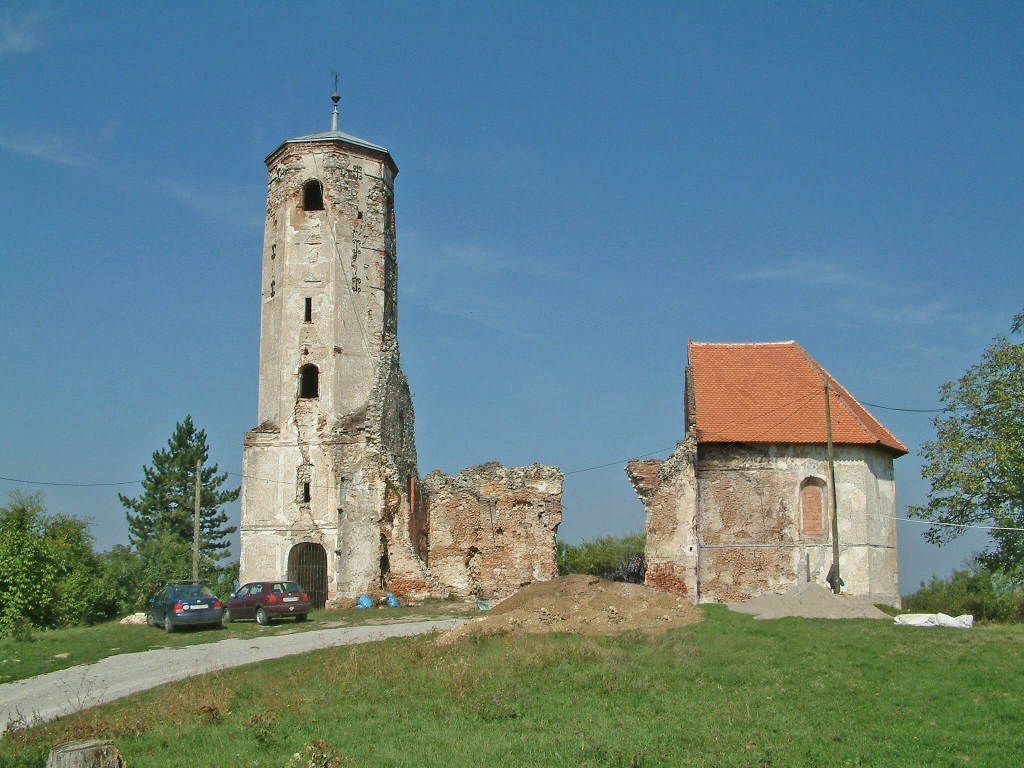
#> input picture lab8/st_martin_today.jpg, 2048 x 1536 px (shown at 1/2 size)
$ python lab8.py   (older library calls are emulated)
#> lines starting #> are read from the running program, lines starting #| are printed output that depends on the picture; after the words box and inside, x2 and y2 are one past the last pixel; in counts of white or black regions, pixels touching at a corner belong together
import cv2
import numpy as np
from matplotlib import pyplot as plt

#original image
#imgOrig = cv2.imread('ATU.jpg',)
imgOrig = cv2.imread('st_martin_today.jpg',)
#> imgOrig is the input picture: shape (1536, 2048, 3); mean B, G, R 133.2, 129.9, 102.7
#cv2.imshow('Original', imgOrig)
# cv2.waitKey(0)

#grayscaling an image
gray_image = cv2.cvtColor(imgOrig, cv2.COLOR_BGR2GRAY)
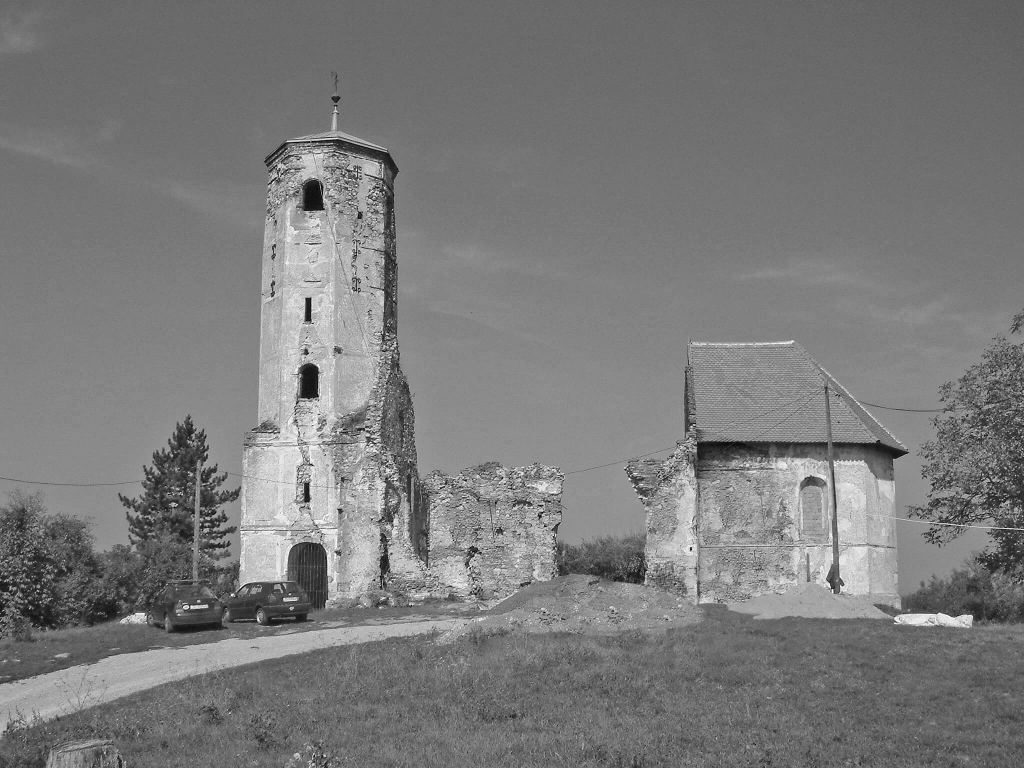
#> gray_image: shape (1536, 2048) (shown at 1/2 size); min 0, max 255, mean 122.2
#cv2.imshow('Grayscale', gray_image)
# cv2.waitKey(0)

#(KernelSizeWidth, KernelSizeHeight) = 3
#blurred image
img3x3Blur = cv2.GaussianBlur(gray_image,(3, 3),0) #3x3

img13x13Blur = cv2.GaussianBlur(gray_image,(13, 13),0) #13x13

#num of rows and colums in a plot
nrows = 2
ncols = 2
#adding plots
plt.subplot(nrows, ncols,1),plt.imshow(cv2.cvtColor(imgOrig,
cv2.COLOR_BGR2RGB), cmap = 'gray')
plt.title('Original'), plt.xticks([]), plt.yticks([])
plt.subplot(nrows, ncols,2),plt.imshow(gray_image, cmap = 'gray')
plt.title('GrayScale'), plt.xticks([]), plt.yticks([])
plt.subplot(nrows, ncols,3),plt.imshow(img3x3Blur, cmap = 'gray')
plt.title('3x3 Blur'), plt.xticks([]), plt.yticks([])
plt.subplot(nrows, ncols,4),plt.imshow(img13x13Blur, cmap = 'gray')
plt.title('13x13 Blur'), plt.xticks([]), plt.yticks([])

#showing plot 1
plt.show()
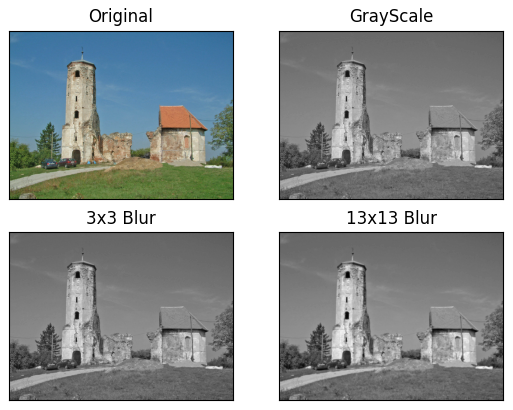
#> figure drawn by matplotlib, 4 panels

#Sobel - edge detection
sobelHorizontal = cv2.Sobel(img3x3Blur,cv2.CV_64F,1,0,ksize=5) # x dir
sobelVertical = cv2.Sobel(img3x3Blur,cv2.CV_64F,0,1,ksize=5) # y dir
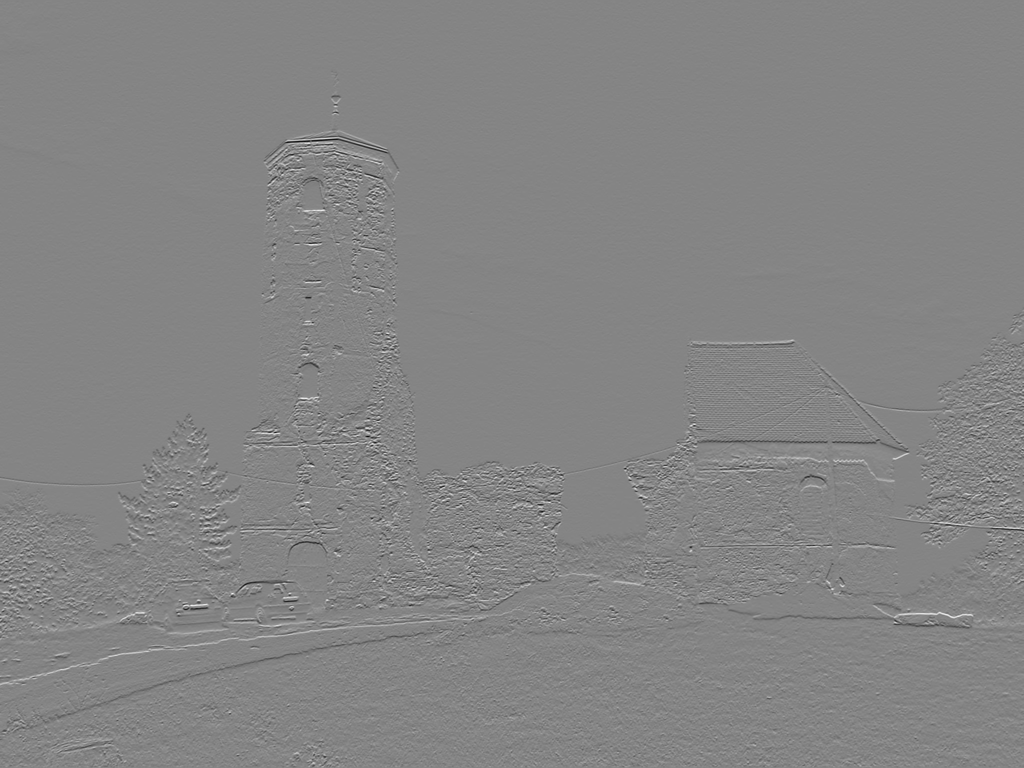
#> sobelVertical: shape (1536, 2048) float64 (shown at 1/2 size); min -8234, max 7599, mean -0.1; drawn with min black and max white
sobelBoth = cv2.addWeighted(sobelHorizontal,1,sobelVertical,1,0)

#Canny - edge detection
canny = cv2.Canny(img3x3Blur,165,380)
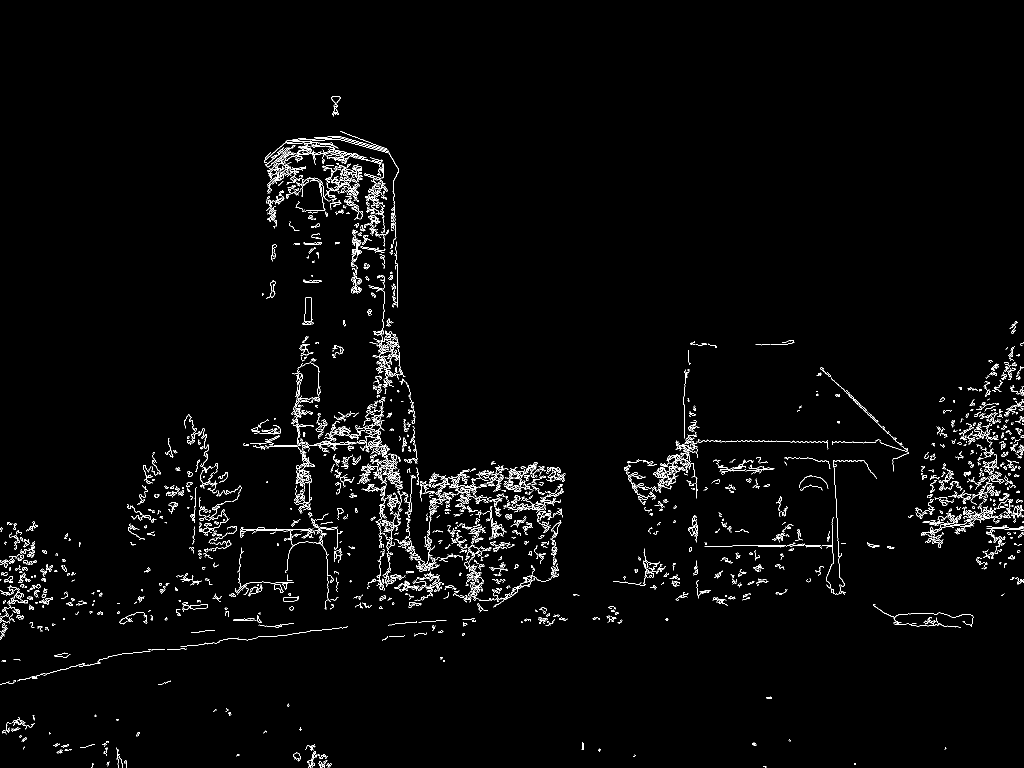
#> canny: shape (1536, 2048) (shown at 1/2 size); 2.1% white in thin lines or dots, all inside (x1, y1, x2, y2) = (0, 192, 2048, 1536)

#thresholding
# If f (x, y) < T
#    then f (x, y) = 0
# else
#    f (x, y) = 255

# where
# f (x, y) = Coordinate Pixel Value
# T = Threshold Value.
#cv2.threshold(source, thresholdValue, maxVal, thresholdingTechnique)
# all pixels value above 120 will be set to 255
ret, imgWithThreshold = cv2.threshold(gray_image, 120, 255, cv2.THRESH_BINARY)
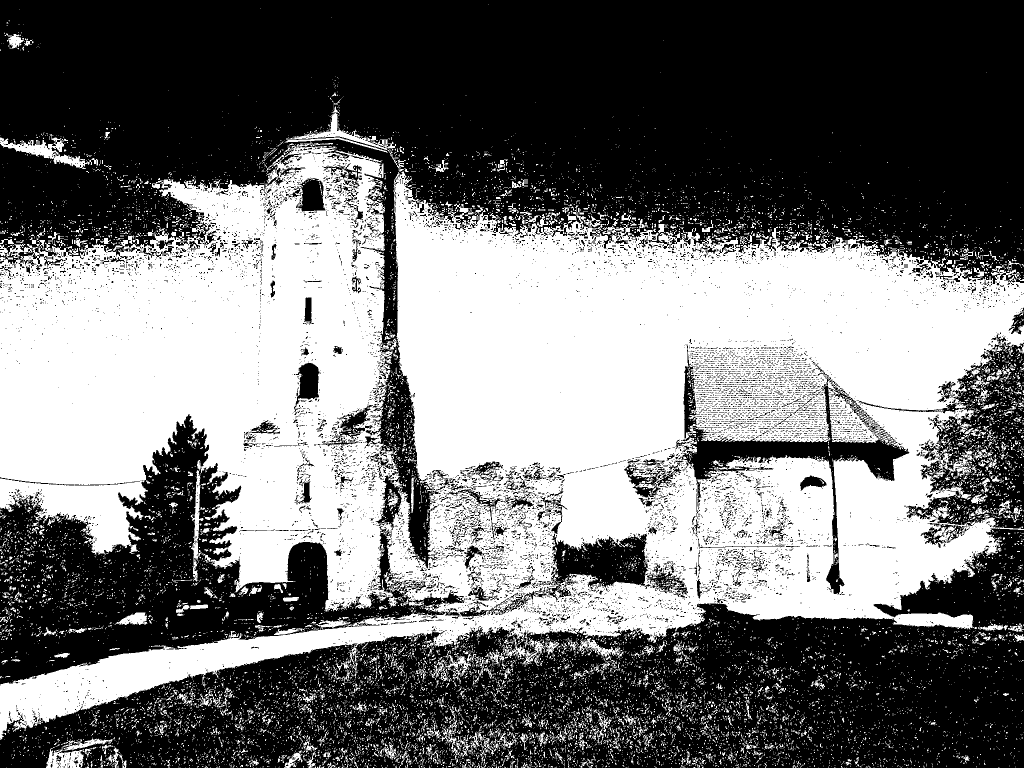
#> imgWithThreshold: shape (1536, 2048) (shown at 1/2 size); 45% white; 14399 white regions (13456 under 20 px), largest, box (x1, y1, x2, y2) and area: (0, 275, 2048, 1480) 1293893, (0, 268, 184, 338) 3411, (92, 1475, 225, 1536) 2859
ret, imgWithThreshold2 = cv2.threshold(gray_image, 120, 255, cv2.THRESH_BINARY_INV) #Binary inverted
ret, imgWithThreshold3 = cv2.threshold(gray_image, 120, 255, cv2.THRESH_TRUNC) #Truncate
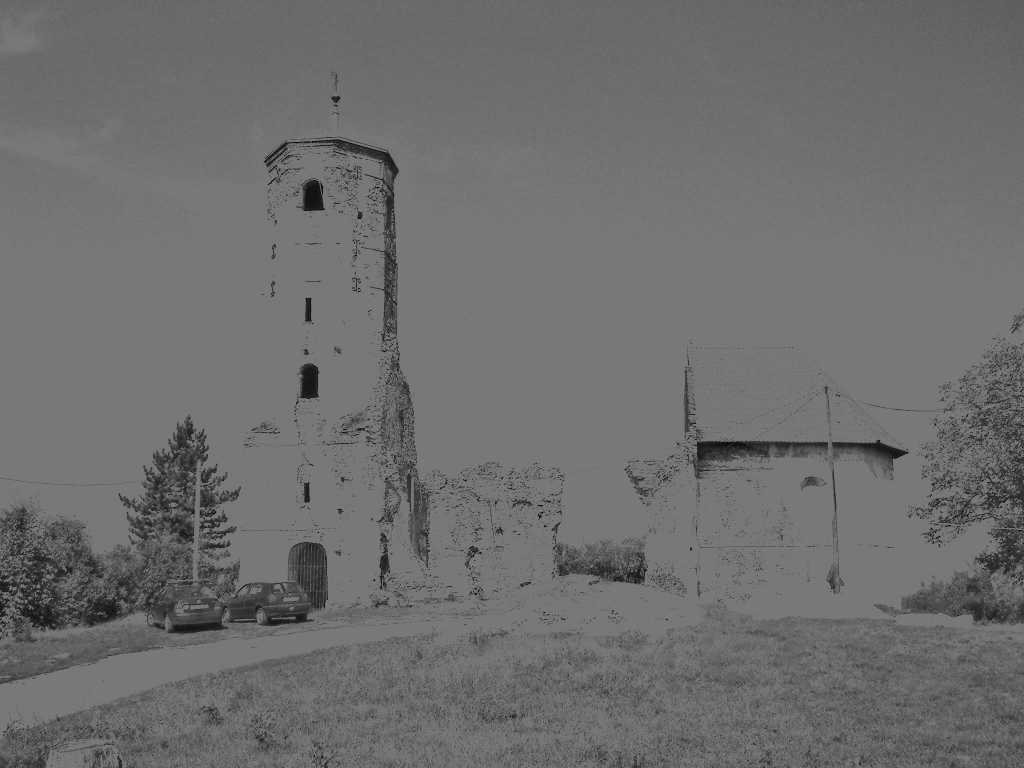
#> imgWithThreshold3: shape (1536, 2048) (shown at 1/2 size); min 0, max 120, mean 109.5

nrows2 = 3
ncols2 = 3

plt.subplot(nrows2, ncols2,1),plt.imshow(sobelHorizontal, cmap = 'gray')
plt.title('Sobel Horizontal'), plt.xticks([]), plt.yticks([])
plt.subplot(nrows2, ncols2,2),plt.imshow(sobelVertical, cmap = 'gray')
plt.title('Sobel Vertical'), plt.xticks([]), plt.yticks([])
plt.subplot(nrows2, ncols2,3),plt.imshow(sobelBoth, cmap = 'gray')
plt.title('Sobel Horizontal and Vertical'), plt.xticks([]), plt.yticks([])
plt.subplot(nrows2, ncols2,4),plt.imshow(canny, cmap = 'gray')
plt.title('Canny Edge Image'), plt.xticks([]), plt.yticks([])
plt.subplot(nrows2, ncols2,5),plt.imshow(imgWithThreshold, cmap = 'gray')
plt.title('Image With Threshold '), plt.xticks([]), plt.yticks([])
plt.subplot(nrows2, ncols2,6),plt.imshow(imgWithThreshold2, cmap = 'gray')
plt.title('Image With Threshold2 '), plt.xticks([]), plt.yticks([])
plt.subplot(nrows2, ncols2,7),plt.imshow(imgWithThreshold3, cmap = 'gray')
plt.title('Image With Threshold3 '), plt.xticks([]), plt.yticks([])


#showing plot 2
plt.show()

$ run again, with lab8/ATU.jpg copied over lab8/st_martin_today.jpg
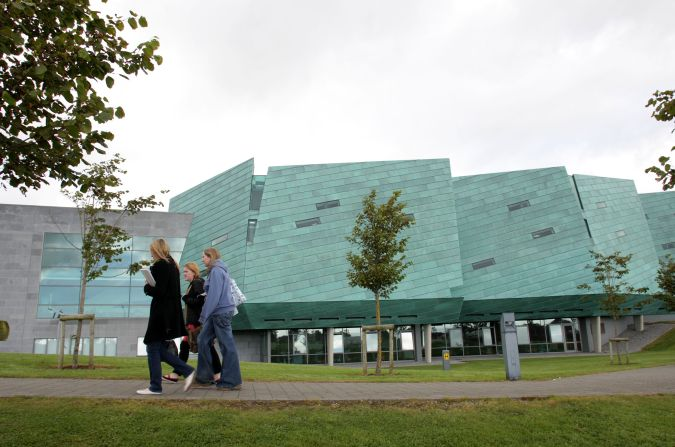
#> input picture lab8/ATU.jpg, 675 x 447 px
#> imgOrig is the input picture: shape (447, 675, 3); mean B, G, R 146.4, 158.5, 148.9
#> `canny = cv2.Canny(img3x3Blur,165,380)`:
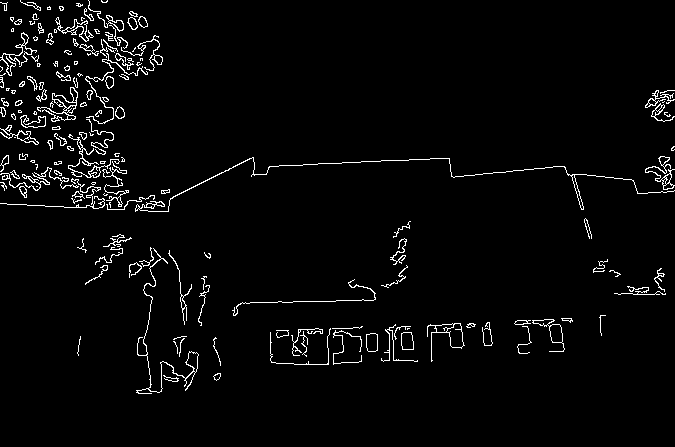
#> canny: shape (447, 675); 3.1% white in thin lines or dots, all inside (x1, y1, x2, y2) = (0, 0, 675, 394)
#> imgWithThreshold: shape (447, 675); 64.1% white; 334 black regions (291 under 20 px), largest, box (x1, y1, x2, y2) and area: (0, 190, 675, 447) 84428, (0, 0, 159, 201) 16872, (75, 202, 131, 295) 1840
#> `ret, imgWithThreshold3 = cv2.threshold(gray_image, 120, 255, cv2.THRES..`:
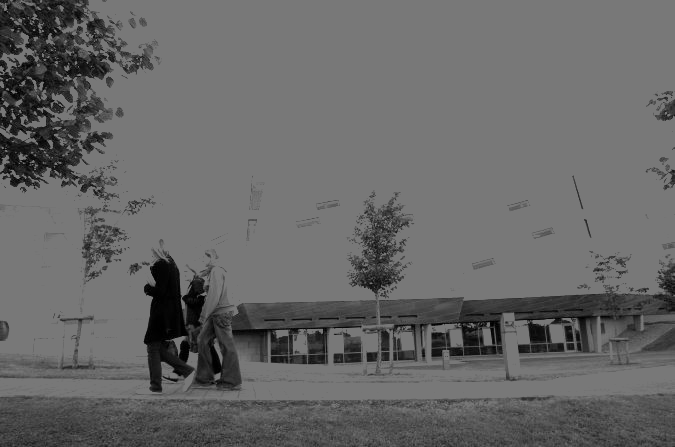
#> imgWithThreshold3: shape (447, 675); min 0, max 120, mean 102.6
